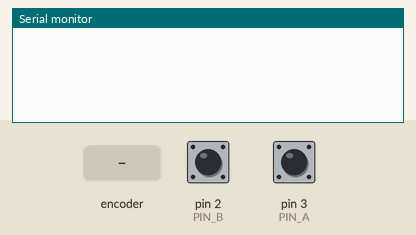
The sketch below on a simulated Arduino Leonardo, built with avr-gcc and run on an emulated ATmega32U4. On the bench: the last lines printed to the serial monitor. The inputs (shaded band) are chosen by the test bench; at power-on: pin 2 (PIN_B) HIGH, pin 3 (PIN_A) HIGH.

Above: at 1.2 s.
1.3 s: rotary encoder on pin 3 (PIN_A) / pin 2 (PIN_B) turned 1 step (first pin leading)
At 2.4 s:
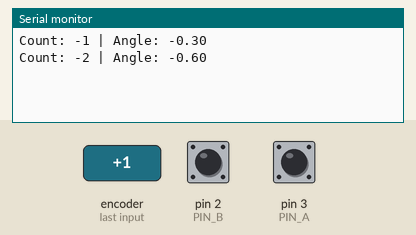
3.0 s: rotary encoder on pin 3 (PIN_A) / pin 2 (PIN_B) turned 1 step (first pin leading)
At 3.7 s:
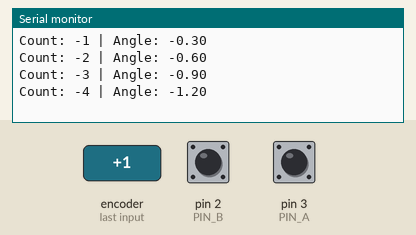
Timing chart, 0 to 6.0 s (numbered marks = the images above; inputs shaded):
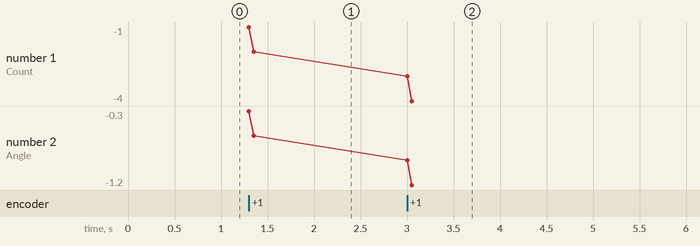

Measured:
- after the input at 1.3 s, the serial monitor: prints a new line at once (image 1)
- after the input at 3.0 s, the serial monitor: prints a new line at once (image 2)
- plotted number 1: -2 → -4 after the input at 3.0 s
- plotted number 2: -0.6 → -1.2 after the input at 3.0 s

The sketch:

RotaryEncoder.ino
```cpp
/**
 * DIY Steering Wheel Project - Incremental Encoder Logic
 * Hardware: Arduino Leonardo + MBL3806 Rotary Encoder (600 PPR)
 */

// Pin 3 (INT.0) and Pin 2 (INT.1) on Leonardo support hardware interrupts.
// These are connected to Phase A and Phase B of the encoder.
const int PIN_A = 3;
const int PIN_B = 2;

// 'volatile' ensures the variable is correctly read from RAM even when
// changed inside an interrupt. 'long' prevents overflow during many rotations.
volatile long count = 0;

void setup() {
  Serial.begin(115200);

  // NPN Open Collector output requires internal pull-up resistors
  // to hold the signal at 5V when the encoder switch is open.
  pinMode(PIN_A, INPUT_PULLUP);
  pinMode(PIN_B, INPUT_PULLUP);

  /**
   * attachInterrupt(..., CHANGE) triggers the function whenever Phase A
   * switches from HIGH to LOW or LOW to HIGH.
   * Since there are 600 pulses (slots) per revolution:
   * 600 (pulses) * 2 (CHANGE edges) = 1200 counts per revolution.
   */
  attachInterrupt(digitalPinToInterrupt(PIN_A), handleEncoder, CHANGE);
}

void loop() {
  static long lastCount = 0;

  // Only print when the position changes to save Serial bandwidth
  if (count != lastCount) {
    // Relationship:
    // 1 Full Turn (360 degrees) = 1200 counts (in 2x Resolution Mode)
    // Resolution = 360 / 1200 = 0.3 degrees per count.
    float angle = count * 0.3;

    Serial.print("Count: ");
    Serial.print(count);
    Serial.print(" | Angle: ");
    Serial.println(angle);

    lastCount = count;
  }
}

/**
 * Interrupt Service Routine (ISR)
 * This function determines the direction using "Quadrature Encoding" logic:
 * * If Phase A changes and is NOW EQUAL to Phase B, it moved in one direction.
 * If Phase A changes and is NOW DIFFERENT from Phase B, it moved in the other.
 */
void handleEncoder() {
  // Reading the state of both phases to determine direction (CW vs CCW)
  if (digitalRead(PIN_A) == digitalRead(PIN_B)) {
    count++; // Clockwise or Counter-Clockwise depending on wiring
  } else {
    count--;
  }
}
```
